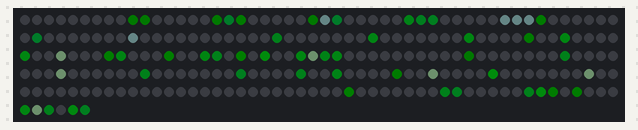
The program below on a simulated Raspberry Pi Pico running MicroPython. Shown: 256 RGB LEDs in strip order, left to right, continuing on the next row. Dim RGB values are drawn brighter than linear; random numbers come from a fixed seed.

Above: at 0.49 s.
At 3.1 s:
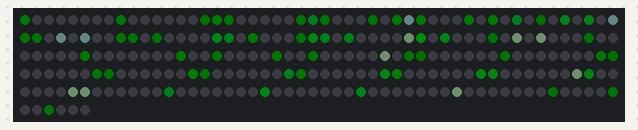
At 5.71 s:
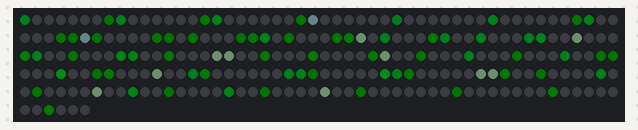
At 10.93 s:
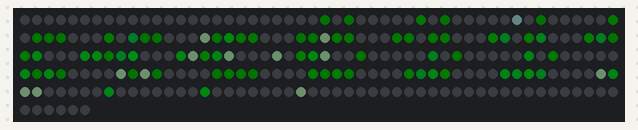
At 16.14 s:
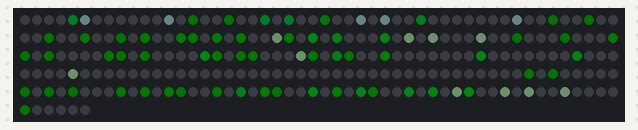
At 21.69 s:
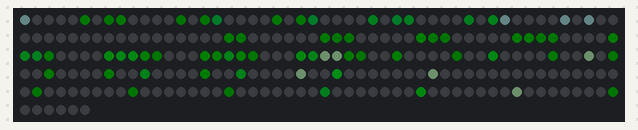

The program:

matrixcode.py
```python
# Demo: Matrix-Code. Gruene Zeichenspuren regnen in jeder Spalte unterschiedlich schnell herunter.
# Jede Zelle hat eine Helligkeit, die langsam abklingt - der Kopf einer Spur setzt sie auf voll,
# dadurch entsteht der Schweif von selbst. Die "Zeichen" flackern zufaellig.
import time, random, micropython, array
import matrix as m

W, H = m.W, m.H
FRAME_MS = 35
DECAY = 225        # wie schnell der Schweif verblasst (0-255, groesser = laengerer Schweif)
GLYPH_FLIP = 0.06  # Chance pro Bild, dass ein Zeichen wechselt
DROPS = 1.3        # Spuren pro Spalte im Schnitt

level = bytearray(W * H)                          # Helligkeit je Zelle
glyph = bytearray(random.randrange(90, 256) for _ in range(W * H))   # Zeichen-Helligkeit
head = bytearray(W * H)                           # 1 = hier ist gerade ein Kopf

IDX = array.array('H', [m.xy(i % W, i // W) * 3 for i in range(W * H)])

@micropython.viper
def decay(level: ptr8, head: ptr8, n: int, f: int):
    for i in range(n):
        level[i] = (level[i] * f) >> 8
        head[i] = 0

@micropython.viper
def paint(level: ptr8, glyph: ptr8, head: ptr8, idx: ptr16, buf: ptr8, n: int):
    for i in range(n):
        j = idx[i]
        if head[i]:
            buf[j] = 190
            buf[j + 1] = 255
            buf[j + 2] = 190
        else:
            v = (level[i] * glyph[i]) >> 8
            buf[j] = 0
            buf[j + 1] = v
            buf[j + 2] = v >> 3

def new_drop(x, start_above=True):
    return [x, -random.uniform(0, H) if start_above else random.uniform(0, H),
            random.uniform(0.18, 0.55)]

drops = [new_drop(x % W, False) for x in range(int(W * DROPS))]

while True:
    t = time.ticks_ms()
    decay(level, head, W * H, DECAY)
    # Zeichen wechseln
    for _ in range(int(W * H * GLYPH_FLIP)):
        glyph[random.randrange(W * H)] = random.randrange(90, 256)
    # Spuren fallen
    for d in drops:
        d[1] += d[2]
        y = int(d[1])
        if y >= H + 2:
            d[:] = new_drop(random.randrange(W))
            continue
        if 0 <= y < H:
            i = y * W + d[0]
            level[i] = 255
            head[i] = 1
    paint(level, glyph, head, IDX, m.buf, W * H)
    m.show()
    time.sleep_ms(max(0, FRAME_MS - time.ticks_diff(time.ticks_ms(), t)))
```

matrix.py
```python
# Gemeinsame Bibliothek fuer alle Demos: 4x WS2812B 8x8 als 16x16-Flaeche an GP22
# Anordnung: 1 links oben, 2 links unten, 3 rechts oben, 4 rechts unten
# Farben werden immer in voller Aufloesung (0-255) angegeben, show() dimmt sie herunter.
import machine, neopixel, micropython, array

PIN = 22
W = H = 16
N = W * H
MAX = 16  # max. Helligkeit pro Kanal (0-255) -> ca. 500 mA gesamt, VSYS gemessen stabil bis MAX 22
# Helligkeitsausgleich je Matrix (1, 2, 3, 4) und Farbkanal (R, G, B).
# Matrix 1 hat andere LEDs: Rot/Gruen doppelt so hell, Blau ca. 1,45x (per Auge abgeglichen)
GAIN = ((0.5, 0.5, 0.69), (1, 1, 1), (1, 1, 1), (1, 1, 1))
# Strombremse: Summe aller Kanaele (0-255) darf das nicht ueberschreiten,
# sonst wird alles gleichmaessig gedimmt. 255 je LED = so viel wie der Regenbogen.
BUDGET = N * 255

_np = neopixel.NeoPixel(machine.Pin(PIN), N)
buf = bytearray(N * 3)  # R, G, B je LED, Index = LED-Nummer in der Kette

# Faktor je LED und Kanal in Festkomma (x1024), damit show() ohne Fliesskomma auskommt
_mul = array.array('H', [round(MAX * GAIN[i // 3 // 64][i % 3] * 1024 / 255) for i in range(N * 3)])

@micropython.viper
def _sum(src: ptr8, n: int) -> int:
    t = 0
    i = 0
    while i < n:
        t += src[i]
        i += 1
    return t

@micropython.viper
def _render(src: ptr8, dst: ptr8, mul: ptr16, n: int, k: int):
    # RGB (0-255) -> gedimmt, korrigiert, gerundet, in GRB-Reihenfolge fuer die WS2812B
    j = 0
    while j < n:
        dst[j + 1] = (src[j] * mul[j] * k + 524288) >> 20
        dst[j] = (src[j + 1] * mul[j + 1] * k + 524288) >> 20
        dst[j + 2] = (src[j + 2] * mul[j + 2] * k + 524288) >> 20
        j += 3

def xy(x, y):
    m = (x // 8) * 2 + (y // 8)
    return m * 64 + (y % 8) * 8 + (x % 8)

def set(x, y, c):
    if 0 <= x < W and 0 <= y < H:
        i = xy(x, y) * 3
        buf[i] = c[0]; buf[i + 1] = c[1]; buf[i + 2] = c[2]

def get(x, y):
    i = xy(x, y) * 3
    return (buf[i], buf[i + 1], buf[i + 2])

def fill(c):
    for i in range(0, N * 3, 3):
        buf[i] = c[0]; buf[i + 1] = c[1]; buf[i + 2] = c[2]

def clear():
    fill((0, 0, 0))

def show():
    tot = _sum(buf, N * 3)
    k = 1024 if tot <= BUDGET else 1024 * BUDGET // tot
    _render(buf, _np.buf, _mul, N * 3, k)
    _np.write()

def wheel(p):
    # Farbrad 0..767, jeweils nur 2 Kanaele aktiv
    p %= 768
    if p < 256:
        return (255 - p, p, 0)
    p -= 256
    if p < 256:
        return (0, 255 - p, p)
    p -= 256
    return (p, 0, 255 - p)
```
